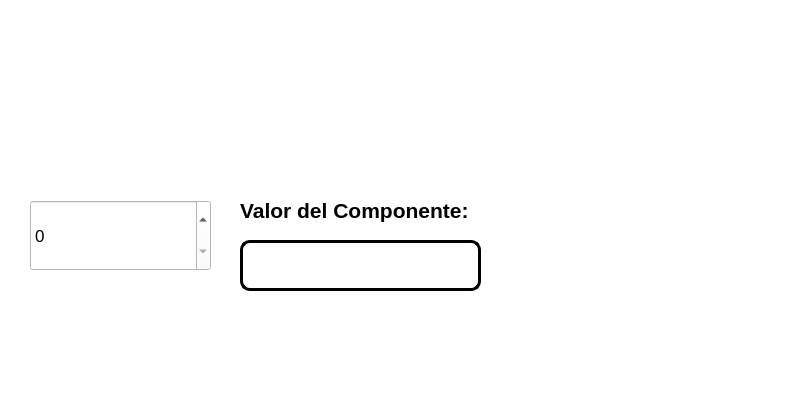
<?xml version="1.0" encoding="UTF-8"?>
<ui version="4.0">
 <class>MainWindow</class>
 <widget class="QMainWindow" name="MainWindow">
  <property name="geometry">
   <rect>
    <x>0</x>
    <y>0</y>
    <width>799</width>
    <height>420</height>
   </rect>
  </property>
  <property name="windowTitle">
   <string>MainWindow</string>
  </property>
  <property name="styleSheet">
   <string notr="true">background-color: rgb(255, 255, 255);</string>
  </property>
  <widget class="QWidget" name="centralwidget">
   <widget class="QLabel" name="label_2">
    <property name="geometry">
     <rect>
      <x>570</x>
      <y>190</y>
      <width>221</width>
      <height>181</height>
     </rect>
    </property>
    <property name="styleSheet">
     <string notr="true"/>
    </property>
    <property name="text">
     <string/>
    </property>
    <property name="pixmap">
     <pixmap>:/Logos/log_uat_nuevo.png</pixmap>
    </property>
    <property name="scaledContents">
     <bool>true</bool>
    </property>
   </widget>
   <widget class="QLabel" name="label_3">
    <property name="geometry">
     <rect>
      <x>580</x>
      <y>-10</y>
      <width>221</width>
      <height>141</height>
     </rect>
    </property>
    <property name="styleSheet">
     <string notr="true">image: url(:/xDDD/475809492_611206725188928_8762525569164132880_n.jpg);</string>
    </property>
    <property name="text">
     <string/>
    </property>
    <property name="pixmap">
     <pixmap>:/Logos/FIT_logo_vertical.png</pixmap>
    </property>
    <property name="scaledContents">
     <bool>true</bool>
    </property>
   </widget>
   <widget class="QLabel" name="label_4">
    <property name="geometry">
     <rect>
      <x>0</x>
      <y>10</y>
      <width>121</width>
      <height>91</height>
     </rect>
    </property>
    <property name="styleSheet">
     <string notr="true"/>
    </property>
    <property name="text">
     <string/>
    </property>
    <property name="pixmap">
     <pixmap>:/Programas/ImagenGatoEuropeo.png</pixmap>
    </property>
    <property name="scaledContents">
     <bool>true</bool>
    </property>
   </widget>
   <widget class="QLineEdit" name="lineEdit">
    <property name="geometry">
     <rect>
      <x>240</x>
      <y>240</y>
      <width>241</width>
      <height>51</height>
     </rect>
    </property>
    <property name="font">
     <font>
      <pointsize>32</pointsize>
      <weight>75</weight>
      <bold>true</bold>
     </font>
    </property>
    <property name="styleSheet">
     <string notr="true">border: 3px solid black;
border-radius: 10px;</string>
    </property>
    <property name="text">
     <string/>
    </property>
    <property name="alignment">
     <set>Qt::AlignCenter</set>
    </property>
   </widget>
   <widget class="QLabel" name="label">
    <property name="geometry">
     <rect>
      <x>240</x>
      <y>190</y>
      <width>321</width>
      <height>41</height>
     </rect>
    </property>
    <property name="font">
     <font>
      <pointsize>16</pointsize>
      <weight>75</weight>
      <bold>true</bold>
     </font>
    </property>
    <property name="text">
     <string>Valor del Componente:</string>
    </property>
   </widget>
   <widget class="QSpinBox" name="spinBox">
    <property name="geometry">
     <rect>
      <x>30</x>
      <y>200</y>
      <width>181</width>
      <height>71</height>
     </rect>
    </property>
    <property name="font">
     <font>
      <pointsize>13</pointsize>
     </font>
    </property>
   </widget>
  </widget>
  <widget class="QMenuBar" name="menubar">
   <property name="geometry">
    <rect>
     <x>0</x>
     <y>0</y>
     <width>799</width>
     <height>26</height>
    </rect>
   </property>
  </widget>
  <widget class="QStatusBar" name="statusbar"/>
 </widget>
 <resources>
  <include location="../Archivos/Recursos.qrc"/>

 </resources>
 <connections/>
</ui>
